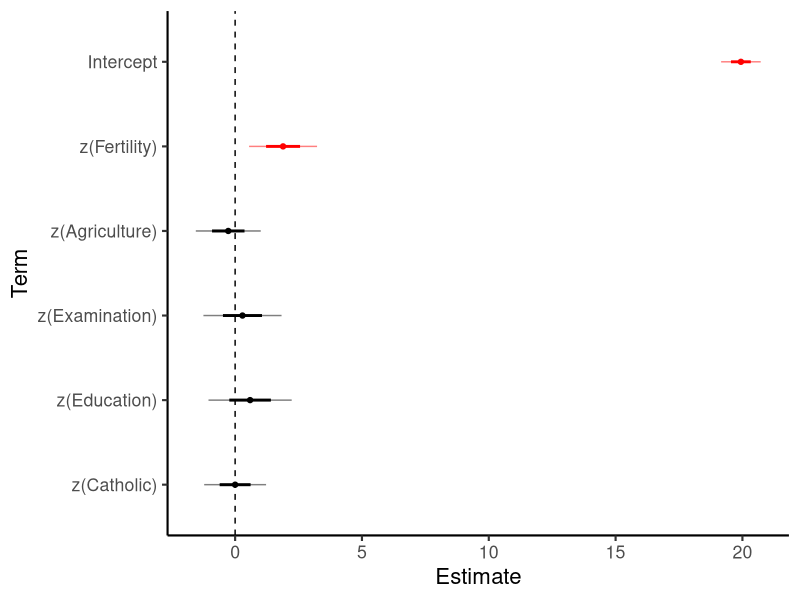
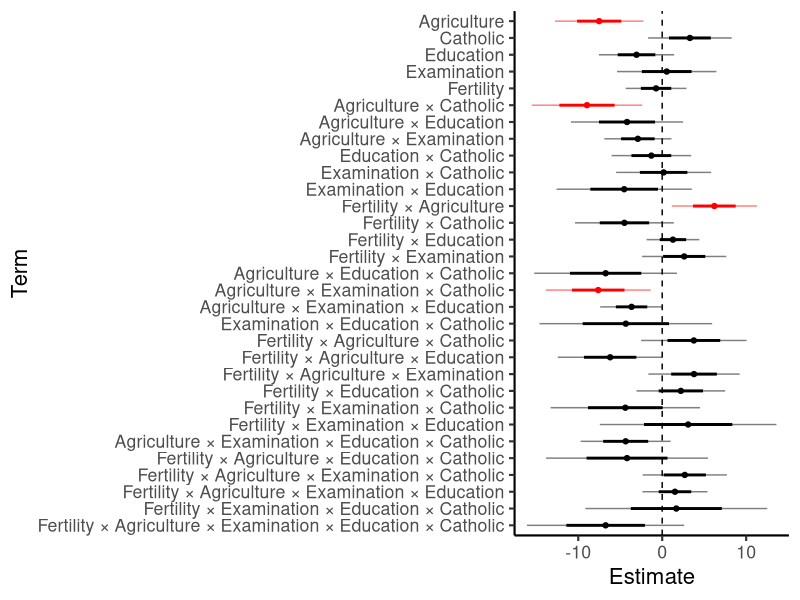
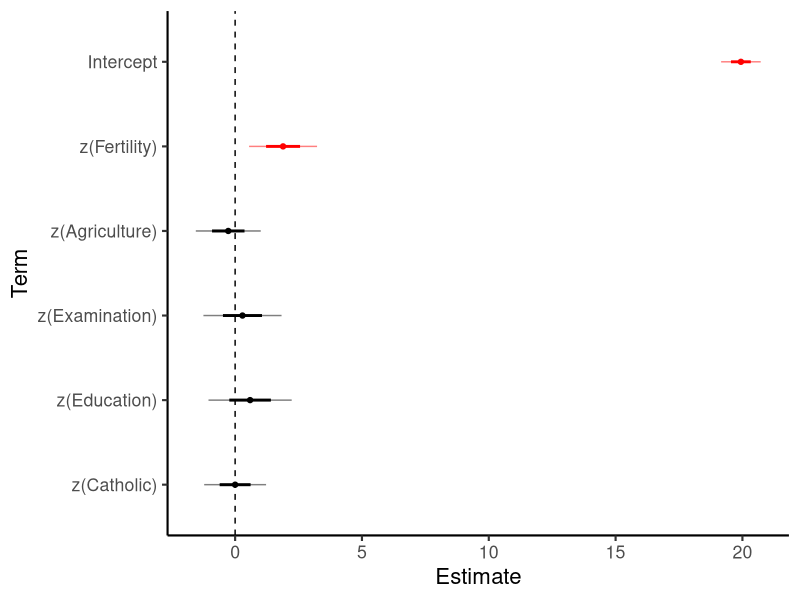
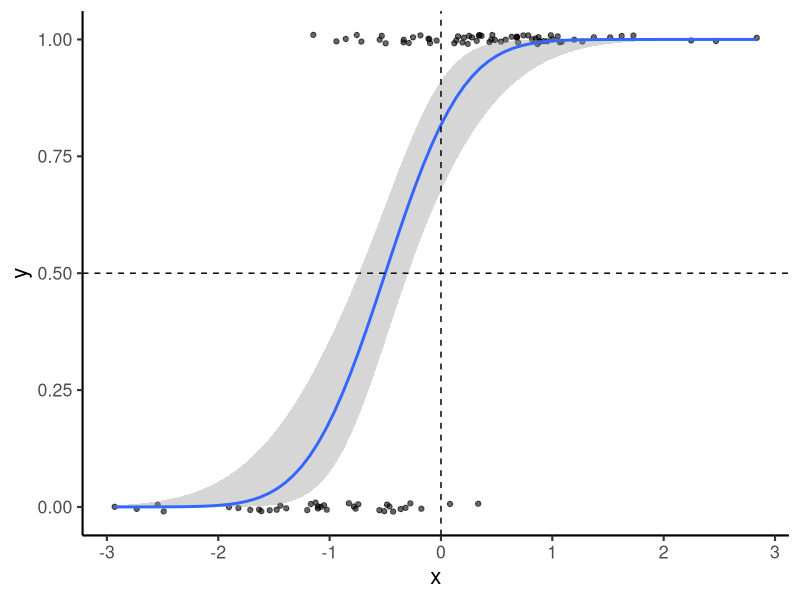
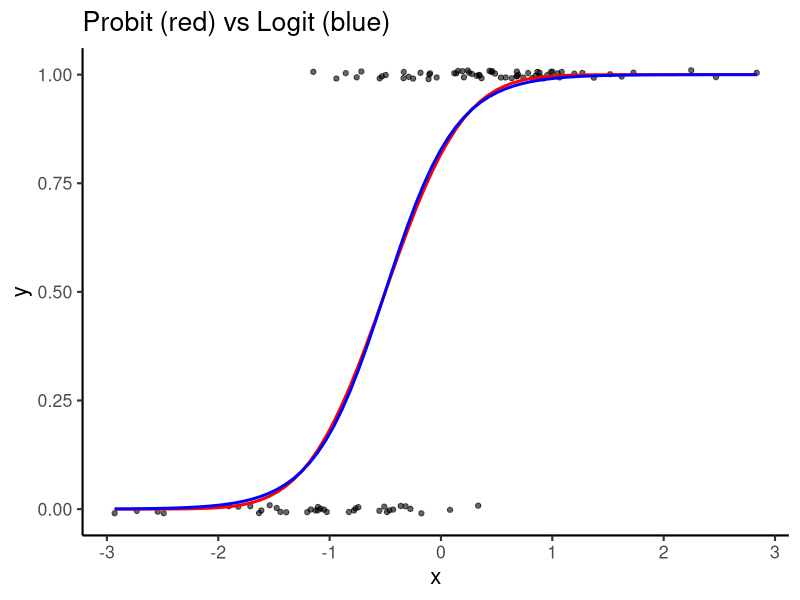
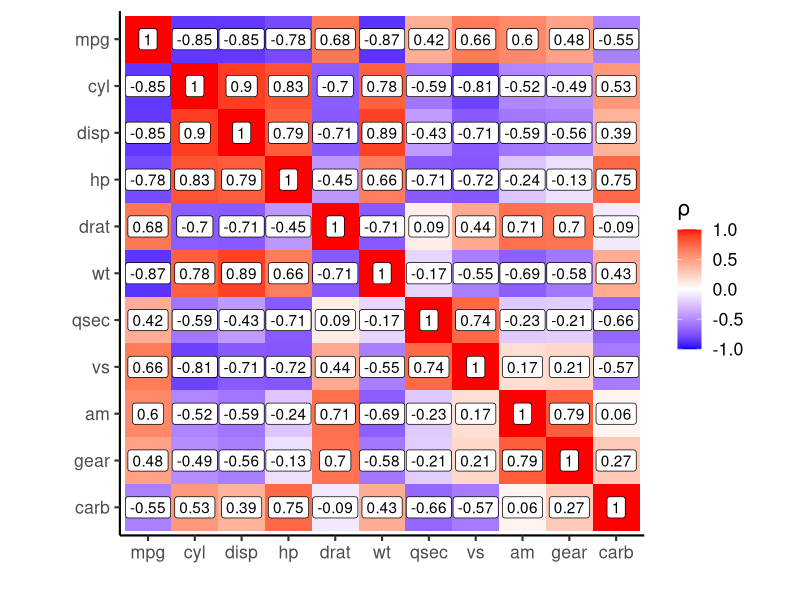
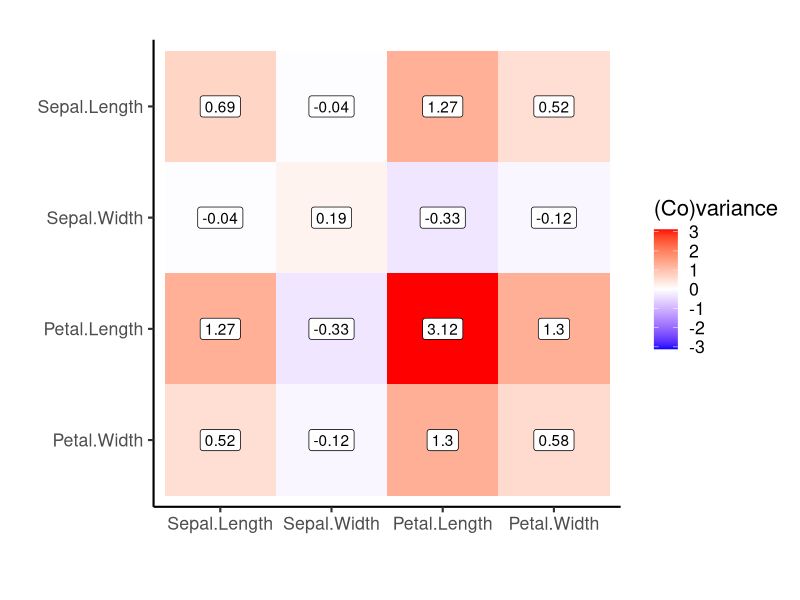
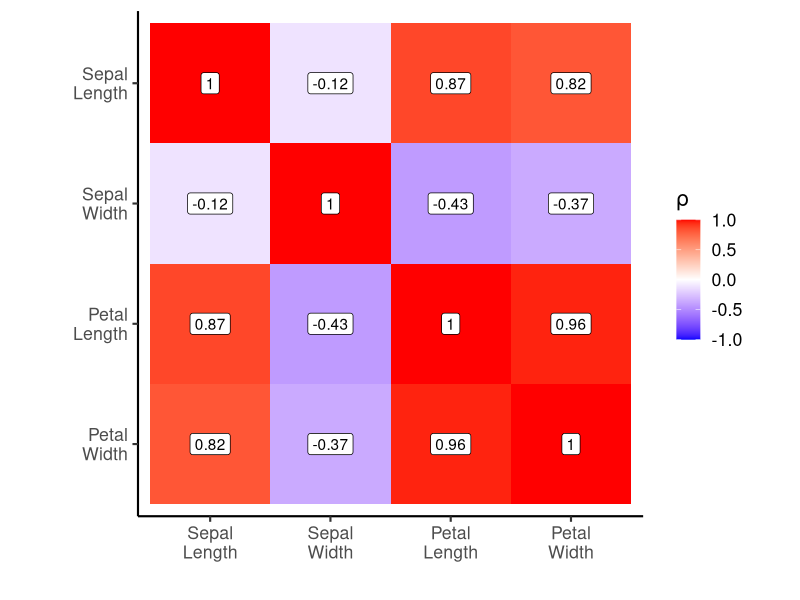

Reproduce these figures in R, in order.
## ---- chunk 1
library(knitr)
opts_knit$set(root.dir=normalizePath('.'))
opts_chunk$set(fig.path = "./figures/")
## ---- chunk 2
library(tidyverse)
theme_set(theme_classic(base_size = 16))
## ---- chunk 3
center  = function(x) x - mean(x, na.rm = T)
z = function(x){
  cx = center(x)
  cx / sd(cx, na.rm = T)
}

#' Replace values if a substitute is defined
#' 
#' @param x Vector of strings
#' @param sub_list A named list of substitutes
#' @return A modified vector
#' 
#' @examples 
#' x = c('ugly', 'something else')
#' sub_list = list('ugly'='Pretty', 'Nasty'='Nice')
#' replace_if_found(x, sub_list)
#' @export
replace_if_found = function(x, sub_list){
  .can.replace = x %in% names(sub_list)
  x[.can.replace] = purrr::map_chr(x[.can.replace], ~sub_list[[.]])
  x
}

#' Round numeric columns
#'
#' @param df Input data.frame
#' @param digits Digits to round to
#' @return Rounded data.frame
#' @export
round_df <- function(df, digits) {
  dplyr::mutate_if(df, is.numeric, round, digits=digits)
}


#' Gathers a matrix into a long data frame
#' @export
gather_matrix = function(mat) {
  mat %>%
    data.frame() %>%
    tibble::rownames_to_column('var1') %>%
    gather(var2, value, -var1)
}

#' Gather data into very long data.frame of pairwise comparisons
#' 
#' @description 
#' Gather data into very long data.frame of pairwise comparisons,
#' with columns c(xvar, yvar, x, y).
#' If input has n rows, m columns, output has n * (m^2 - m) rows (and 4 columns).
#' 
#' @param df Data frame to gather
#' @return Data frame with one row per pairwise comparison
#'         
#' @export
gather_pairwise = function(df){
  order = names(df)
  f = function(df, .xvar){
    df %>% gather(yvar, y, -.xvar) %>%
      rename(x=.xvar) %>% mutate(xvar=.xvar) %>%
      select(xvar, yvar, x, y) %>%
      return()
  }
  res = names(df) %>% map_df(f, df=df) %>%
    mutate(xvar = factor(xvar, levels = order),
           yvar = factor(yvar, levels = order))
  res
}

## ---- chunk 4
#' Coefficient table of model coefficients/fixed effects
#' @param model A model object
#' @param digits Number of digits to round to (default 2)
#' @param ci Calculate 95\% confidence intervals? (defualt FALSE)
#' @return data.frame, with one row per term, which can be passed to further functions
#' @examples
#' m = lm(Sepal.Width ~ Sepal.Length, data=iris)
#' coef_table(m, ci=TRUE)
#' @export
coef_table = function(model, digits=2, ci=FALSE){
  .nicer.col.names = list('Estimate'='b', 'Std..Error'='se',
                          'Pr...t..'='p.value', 'Pr...z..'='p.value')
  res = model %>%
    summary() %>%
    coef() %>%
    data.frame() %>%
    tibble::rownames_to_column('term')
  if(ci){
    conf.intervals = confint(model, method='Wald') %>%
      data.frame() %>% tibble::rownames_to_column('term')
    colnames(conf.intervals) = c('term', 'CI_low', 'CI_high')
    res = dplyr::left_join(res, conf.intervals, by='term')
  }
  colnames(res) = replace_if_found(colnames(res), .nicer.col.names)
  res %>%
    dplyr::mutate(term = stringr::str_replace(term, '\\(Intercept\\)', 'Intercept')) %>%
    round_df(digits)
}
## ---- chunk 5
m_linear = lm(Infant.Mortality ~ 
                z(Fertility) + z(Agriculture) + 
                z(Examination) + z(Education) + z(Catholic), 
              data=swiss)
coef_table(m_linear, ci=TRUE)
## ---- chunk 6
plot_coefs = function(table_of_coefs, mark_sig=FALSE){
  # Ensure plotting is in order given
  table_of_coefs$term = factor(table_of_coefs$term, levels=rev(table_of_coefs$term)) 
  if(mark_sig){
    table_of_coefs$sig = table_of_coefs$p.value < .05
    g = ggplot(table_of_coefs, aes(term, y=b, color=sig)) +
      scale_color_manual(values=c('black', 'red')) +
      theme(legend.position = 'none')
  } else {
    g = ggplot(table_of_coefs, aes(term, y=b))
  }
  g = g + geom_point() + 
    geom_linerange(mapping=aes(ymin=b-se, ymax=b+se), size=1) +       # ±1SE with thick line
    geom_linerange(mapping=aes(ymin=b-2*se, ymax=b+2*se), alpha=.5) + # ±2SE with thin line
    geom_hline(yintercept=0, linetype='dashed') +
    coord_flip() +
    labs(x='Term', y='Estimate')
  g
}
## ---- chunk 7
m_linear %>%
  coef_table() %>%
  plot_coefs(mark_sig = TRUE)
## ---- chunk 8
# A more complicated model
model_interactions = lm(Infant.Mortality ~ 
                          z(Fertility) * z(Agriculture) *
                          z(Examination) * z(Education) * z(Catholic), 
                        data=swiss)

model_interactions %>% 
  coef_table() %>% 
  filter(term != 'Intercept') %>%  # Don't show the intercept
  mutate(term = term %>%
           str_remove_all('[z\\(\\)]') %>% # Remove brackets and opening 'z'
           str_replace_all(':', ' × '),    # Pretty interaction terms
         # Sort by term order: 0 for main effects, 1 for first-order interactions, etc.
         term.order = str_count(term, '×')) %>%
  arrange(term.order, term) %>% # Sort by 
  plot_coefs(mark_sig = TRUE)
## ---- chunk 9
table_of_coefs = coef_table(m_linear)

# Ensure terms are in the order given
table_of_coefs$term = factor(table_of_coefs$term, levels=rev(table_of_coefs$term)) 
table_of_coefs$sig = table_of_coefs$p.value < .05
ggplot(table_of_coefs, aes(term, y=b, color=sig)) +
  geom_point() +
  geom_linerange(mapping=aes(ymin=b-se, ymax=b+se), size=1) +       # ±1SE with thick line
  geom_linerange(mapping=aes(ymin=b-2*se, ymax=b+2*se), alpha=.5) + # ±2SE with thin line
  scale_color_manual(values=c('black', 'red')) +
  geom_hline(yintercept=0, linetype='dashed') +
  coord_flip() +
  theme(legend.position = 'none') +
  labs(x='Term', y='Estimate')
## ---- chunk 10
n = 100
bias = .5
slope = 2
x = rnorm(n)
xhat = x + rnorm(n, 0, 1/slope)
y = ifelse(xhat > -bias, 1, 0)
df = data.frame(x, y)
## ---- chunk 11
#' Fit and plot a GLM (e.g. probit regression) to the data
#' 
#' @description 
#' This is a drop-in replacement for ggplot2::geom_smooth, and any 
#' additional arguments will be passed to that function.
#' 
#' Default's to probit regression, AKA the psychometric function.
#' 
#' @param link Link function to use. Tested with 'probit' and 'logit'
#' @export

binomial_smooth = function(link='probit', ...){
  geom_smooth(method = 'glm', 
              method.args = list(family=binomial(link=link)), ...)
}

ggplot(df, aes(x, y)) +
  geom_point(position = position_jitter(height=.01), alpha=.6) +
  binomial_smooth() +
  geom_hline(yintercept=.5, linetype='dashed') +
  geom_vline(xintercept=0, linetype='dashed')
## ---- chunk 12
ggplot(df, aes(x, y)) +
  geom_point(position = position_jitter(height=.01), alpha=.6) +
  binomial_smooth('probit', color='red', se=FALSE) +
  binomial_smooth('logit', color='blue', se=FALSE) +
  labs(title='Probit (red) vs Logit (blue)')
## ---- chunk 13

#' Plot matrix as heatmap
#' @description 
#' `plot_covariance_matrix()` adds an appropriate `fill_label`
#' `plot_correlation_matrix()` also sets limits to ±1
#' 
#' @param mat Matrix to plot
#' @param labeller Function or list used to rename rows/cols
#' @param digits Digits to round values to (default 2)
#' @param limit Limit (±) of colour scale. Defaults to `abs(max(value))`
#' @param fill_label Label to use for colourscale
#' @param fill_gradient Optional custom fill gradient (default blue-white-red)
#' 
#' @examples 
#' iris %>%
#'   select_if(is.numeric) %>% 
#'   cor() %>%
#'   plot_correlation_matrix()
#'
#' @export
plot_matrix = function(mat, labeller=NULL, 
                       digits=2, limit=NULL, fill_label=NULL,
                       fill_gradient=NULL) {
  var_order = colnames(mat)
  df = gather_matrix(mat) %>%
    mutate(var1 = factor(var1, levels=var_order),
           var2 = factor(var2, levels=rev(var_order)))
  if(is.null(limit)){
    limit = abs(max(df$value))
  }
  # Handle labels
  if(is.function(labeller)){
    levels(df$var1) = labeller(levels(df$var1))
    levels(df$var2) = labeller(levels(df$var2))
  } else if (is.list(labeller)){
    levels(df$var1) = replace_if_found(levels(df$var1), labeller)
    levels(df$var2) = replace_if_found(levels(df$var2), labeller)
  }
  g = df %>%
    ggplot(aes(var1, var2, fill=value, label=round(value, digits))) +
    geom_tile() +
    geom_label(fill='white') +
    coord_fixed() +
    labs(x='', y='', fill=fill_label)
  # Use default gradient (blue-white-red), or apply custom one.
  if(is.null(fill_gradient)){
    g = g + scale_fill_gradient2(low='blue', mid='white', high='red', 
                                 limits=c(-limit, limit))
  } else {
    g = g + fill_gradient
  }
  g
}
#' @rdname plot_matrix
#' @export
plot_covariance_matrix = function(cov_mat, ...){
  plot_matrix(cov_mat, fill_label='(Co)variance', ...)
}

#' @rdname plot_matrix
#' @export
plot_correlation_matrix = function(cor_mat, ...){
  plot_matrix(cor_mat, limit=1, fill_label='ρ', ...)
}
## ---- chunk 14
mtcars %>%
  cor() %>%
  plot_correlation_matrix()
## ---- chunk 15
cov_matrix = iris %>%
  select_if(is.numeric) %>% cov()
plot_covariance_matrix(cov_matrix)
# Same as
# plot_matrix(cov_matrix, fill_label='(Co)variance')
## ---- chunk 16
cor_matrix = iris %>% select_if(is.numeric) %>% cor()
# Use custom labelling function
labeller = function(x) str_replace(x, '\\.', '\n')
plot_correlation_matrix(cor_matrix, labeller = labeller)
## ---- chunk 17
# We can also provide a list of labels
label_list = list('Petal.Width'='W(Petal)', 
                  'Petal.Length'='L(Petal)',
                  'Sepal.Width'='W(Sepal)', 
                  'Sepal.Length'='L(Sepal)')
plot_correlation_matrix(cor_matrix, labeller = label_list)
## ---- chunk 18
plot_pairwise = function(df, smooth='loess'){
  res = gather_pairwise(df)
  g = ggplot(res, aes(x, y)) +
    facet_grid(yvar~xvar, scales='free', margins=F, switch='both', shrink=F)
  if(!is.null(smooth)){
    g = g + stat_smooth(method=smooth)
  }
  g = g +
    geom_point() +
    labs(x='', y='') +
    theme(panel.border = element_rect(colour = "black", fill=NA))
  g
}
## ---- chunk 19
mtcars %>% select(mpg, disp, hp, drat, wt) %>% plot_pairwise()
## ---- chunk 20
iris %>% select(-Species) %>% plot_pairwise(smooth=NULL)
## ---- chunk 21
trees %>%
  mutate(`Predicted\nVolume` = Height*Girth) %>%
  plot_pairwise(smooth='lm')
